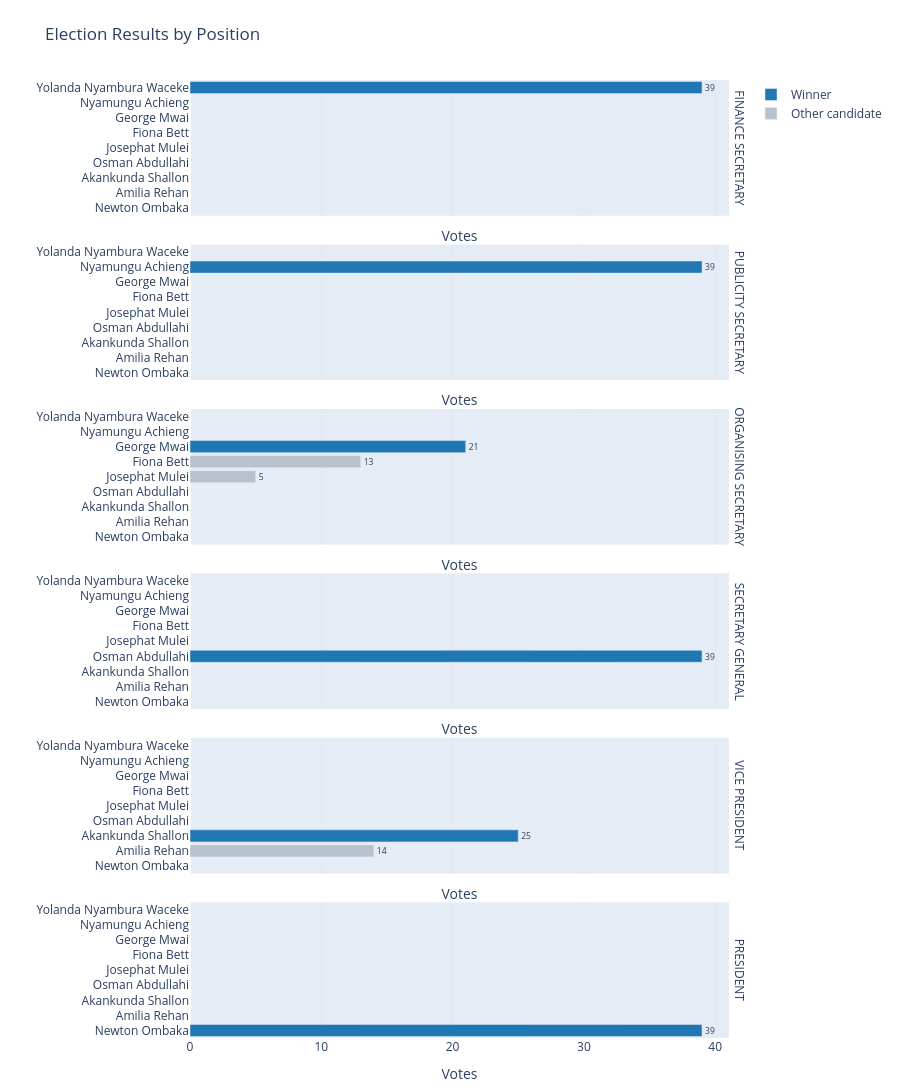

The cell this chart's notebook holds for it:
### Code cell
# Display vote totals as a consolidated results chart
vote_chart_rows = []
for position in POSITIONS:
    r = results[position]
    for candidate, votes in r['counts'].items():
        vote_chart_rows.append({
            'Position': position,
            'Candidate': candidate,
            'Votes': votes,
            'Vote share (%)': round(votes / r['total'] * 100, 1),
            'Result': 'Winner' if candidate == r['winner'] else 'Other candidate'
        })

vote_chart = pd.DataFrame(vote_chart_rows)
fig_vote_results = px.bar(
    vote_chart,
    x='Votes', y='Candidate', color='Result', text='Votes',
    facet_row='Position', orientation='h',
    category_orders={'Position': POSITIONS[::-1]},
    hover_data={'Vote share (%)': ':.1f'},
    color_discrete_map={'Winner': '#1F77B4', 'Other candidate': '#B8C2CC'},
    title='Election Results by Position'
)
fig_vote_results.update_layout(
    height=max(500, 230 * len(POSITIONS)),
    showlegend=True, legend_title_text='',
    margin=dict(t=80, l=30, r=30, b=40)
)
fig_vote_results.update_traces(textposition='outside', cliponaxis=False)
fig_vote_results.update_xaxes(title_text='Votes', showgrid=True, gridcolor='#E5E7EB')
fig_vote_results.update_yaxes(title_text='', categoryorder='total ascending')
fig_vote_results.for_each_annotation(lambda annotation: annotation.update(text=annotation.text.split('=')[-1]))

### Figure 1 — Plotly figure (JSON) as saved in the notebook; plotly's stock layout.template omitted (floating-point values rounded to 4 significant figures)
{"data": [{"cliponaxis": false, "customdata": [[100.0]], "hovertemplate": "Result=Winner<br>Position=FINANCE SECRETARY<br>Votes=%{text}<br>Candidate=%{y}<br>Vote share (%)=%{customdata[0]:.1f}<extra></extra>", "legendgroup": "Winner", "marker": {"color": "#1F77B4", "pattern": {"shape": ""}}, "name": "Winner", "orientation": "h", "showlegend": true, "text": [39.0], "textposition": "outside", "type": "bar", "x": [39], "xaxis": "x6", "y": ["Yolanda Nyambura Waceke"], "yaxis": "y6"}, {"cliponaxis": false, "customdata": [[100.0]], "hovertemplate": "Result=Winner<br>Position=PUBLICITY SECRETARY<br>Votes=%{text}<br>Candidate=%{y}<br>Vote share (%)=%{customdata[0]:.1f}<extra></extra>", "legendgroup": "Winner", "marker": {"color": "#1F77B4", "pattern": {"shape": ""}}, "name": "Winner", "orientation": "h", "showlegend": false, "text": [39.0], "textposition": "outside", "type": "bar", "x": [39], "xaxis": "x5", "y": ["Nyamungu Achieng"], "yaxis": "y5"}, {"cliponaxis": false, "customdata": [[53.8]], "hovertemplate": "Result=Winner<br>Position=ORGANISING SECRETARY<br>Votes=%{text}<br>Candidate=%{y}<br>Vote share (%)=%{customdata[0]:.1f}<extra></extra>", "legendgroup": "Winner", "marker": {"color": "#1F77B4", "pattern": {"shape": ""}}, "name": "Winner", "orientation": "h", "showlegend": false, "text": [21.0], "textposition": "outside", "type": "bar", "x": [21], "xaxis": "x4", "y": ["George Mwai"], "yaxis": "y4"}, {"cliponaxis": false, "customdata": [[33.3], [12.8]], "hovertemplate": "Result=Other candidate<br>Position=ORGANISING SECRETARY<br>Votes=%{text}<br>Candidate=%{y}<br>Vote share (%)=%{customdata[0]:.1f}<extra></extra>", "legendgroup": "Other candidate", "marker": {"color": "#B8C2CC", "pattern": {"shape": ""}}, "name": "Other candidate", "orientation": "h", "showlegend": true, "text": [13.0, 5.0], "textposition": "outside", "type": "bar", "x": [13, 5], "xaxis": "x4", "y": ["Fiona Bett", "Josephat Mulei"], "yaxis": "y4"}, {"cliponaxis": false, "customdata": [[100.0]], "hovertemplate": "Result=Winner<br>Position=SECRETARY GENERAL<br>Votes=%{text}<br>Candidate=%{y}<br>Vote share (%)=%{customdata[0]:.1f}<extra></extra>", "legendgroup": "Winner", "marker": {"color": "#1F77B4", "pattern": {"shape": ""}}, "name": "Winner", "orientation": "h", "showlegend": false, "text": [39.0], "textposition": "outside", "type": "bar", "x": [39], "xaxis": "x3", "y": ["Osman Abdullahi"], "yaxis": "y3"}, {"cliponaxis": false, "customdata": [[64.1]], "hovertemplate": "Result=Winner<br>Position=VICE PRESIDENT<br>Votes=%{text}<br>Candidate=%{y}<br>Vote share (%)=%{customdata[0]:.1f}<extra></extra>", "legendgroup": "Winner", "marker": {"color": "#1F77B4", "pattern": {"shape": ""}}, "name": "Winner", "orientation": "h", "showlegend": false, "text": [25.0], "textposition": "outside", "type": "bar", "x": [25], "xaxis": "x2", "y": ["Akankunda Shallon"], "yaxis": "y2"}, {"cliponaxis": false, "customdata": [[35.9]], "hovertemplate": "Result=Other candidate<br>Position=VICE PRESIDENT<br>Votes=%{text}<br>Candidate=%{y}<br>Vote share (%)=%{customdata[0]:.1f}<extra></extra>", "legendgroup": "Other candidate", "marker": {"color": "#B8C2CC", "pattern": {"shape": ""}}, "name": "Other candidate", "orientation": "h", "showlegend": false, "text": [14.0], "textposition": "outside", "type": "bar", "x": [14], "xaxis": "x2", "y": ["Amilia Rehan"], "yaxis": "y2"}, {"cliponaxis": false, "customdata": [[100.0]], "hovertemplate": "Result=Winner<br>Position=PRESIDENT<br>Votes=%{text}<br>Candidate=%{y}<br>Vote share (%)=%{customdata[0]:.1f}<extra></extra>", "legendgroup": "Winner", "marker": {"color": "#1F77B4", "pattern": {"shape": ""}}, "name": "Winner", "orientation": "h", "showlegend": false, "text": [39.0], "textposition": "outside", "type": "bar", "x": [39], "xaxis": "x", "y": ["Newton Ombaka"], "yaxis": "y"}], "layout": {"annotations": [{"font": {}, "showarrow": false, "text": "PRESIDENT", "textangle": 90, "x": 0.98, "xanchor": "left", "xref": "paper", "y": 0.07083, "yanchor": "middle", "yref": "paper"}, {"font": {}, "showarrow": false, "text": "VICE PRESIDENT", "textangle": 90, "x": 0.98, "xanchor": "left", "xref": "paper", "y": 0.2425, "yanchor": "middle", "yref": "paper"}, {"font": {}, "showarrow": false, "text": "SECRETARY GENERAL", "textangle": 90, "x": 0.98, "xanchor": "left", "xref": "paper", "y": 0.4142, "yanchor": "middle", "yref": "paper"}, {"font": {}, "showarrow": false, "text": "ORGANISING SECRETARY", "textangle": 90, "x": 0.98, "xanchor": "left", "xref": "paper", "y": 0.5858, "yanchor": "middle", "yref": "paper"}, {"font": {}, "showarrow": false, "text": "PUBLICITY SECRETARY", "textangle": 90, "x": 0.98, "xanchor": "left", "xref": "paper", "y": 0.7575, "yanchor": "middle", "yref": "paper"}, {"font": {}, "showarrow": false, "text": "FINANCE SECRETARY", "textangle": 90, "x": 0.98, "xanchor": "left", "xref": "paper", "y": 0.9292, "yanchor": "middle", "yref": "paper"}], "barmode": "relative", "height": 1380, "legend": {"title": {"text": ""}, "tracegroupgap": 0}, "margin": {"b": 40, "l": 30, "r": 30, "t": 80}, "showlegend": true, "title": {"text": "Election Results by Position"}, "xaxis": {"anchor": "y", "domain": [0, 0.98], "gridcolor": "#E5E7EB", "showgrid": true, "title": {"text": "Votes"}}, "xaxis2": {"anchor": "y2", "domain": [0, 0.98], "gridcolor": "#E5E7EB", "matches": "x", "showgrid": true, "showticklabels": false, "title": {"text": "Votes"}}, "xaxis3": {"anchor": "y3", "domain": [0, 0.98], "gridcolor": "#E5E7EB", "matches": "x", "showgrid": true, "showticklabels": false, "title": {"text": "Votes"}}, "xaxis4": {"anchor": "y4", "domain": [0, 0.98], "gridcolor": "#E5E7EB", "matches": "x", "showgrid": true, "showticklabels": false, "title": {"text": "Votes"}}, "xaxis5": {"anchor": "y5", "domain": [0, 0.98], "gridcolor": "#E5E7EB", "matches": "x", "showgrid": true, "showticklabels": false, "title": {"text": "Votes"}}, "xaxis6": {"anchor": "y6", "domain": [0, 0.98], "gridcolor": "#E5E7EB", "matches": "x", "showgrid": true, "showticklabels": false, "title": {"text": "Votes"}}, "yaxis": {"anchor": "x", "categoryorder": "total ascending", "domain": [0, 0.1417], "title": {"text": ""}}, "yaxis2": {"anchor": "x2", "categoryorder": "total ascending", "domain": [0.1717, 0.3133], "matches": "y", "title": {"text": ""}}, "yaxis3": {"anchor": "x3", "categoryorder": "total ascending", "domain": [0.3433, 0.485], "matches": "y", "title": {"text": ""}}, "yaxis4": {"anchor": "x4", "categoryorder": "total ascending", "domain": [0.515, 0.6567], "matches": "y", "title": {"text": ""}}, "yaxis5": {"anchor": "x5", "categoryorder": "total ascending", "domain": [0.6867, 0.8283], "matches": "y", "title": {"text": ""}}, "yaxis6": {"anchor": "x6", "categoryorder": "total ascending", "domain": [0.8583, 1], "matches": "y", "title": {"text": ""}}}}
